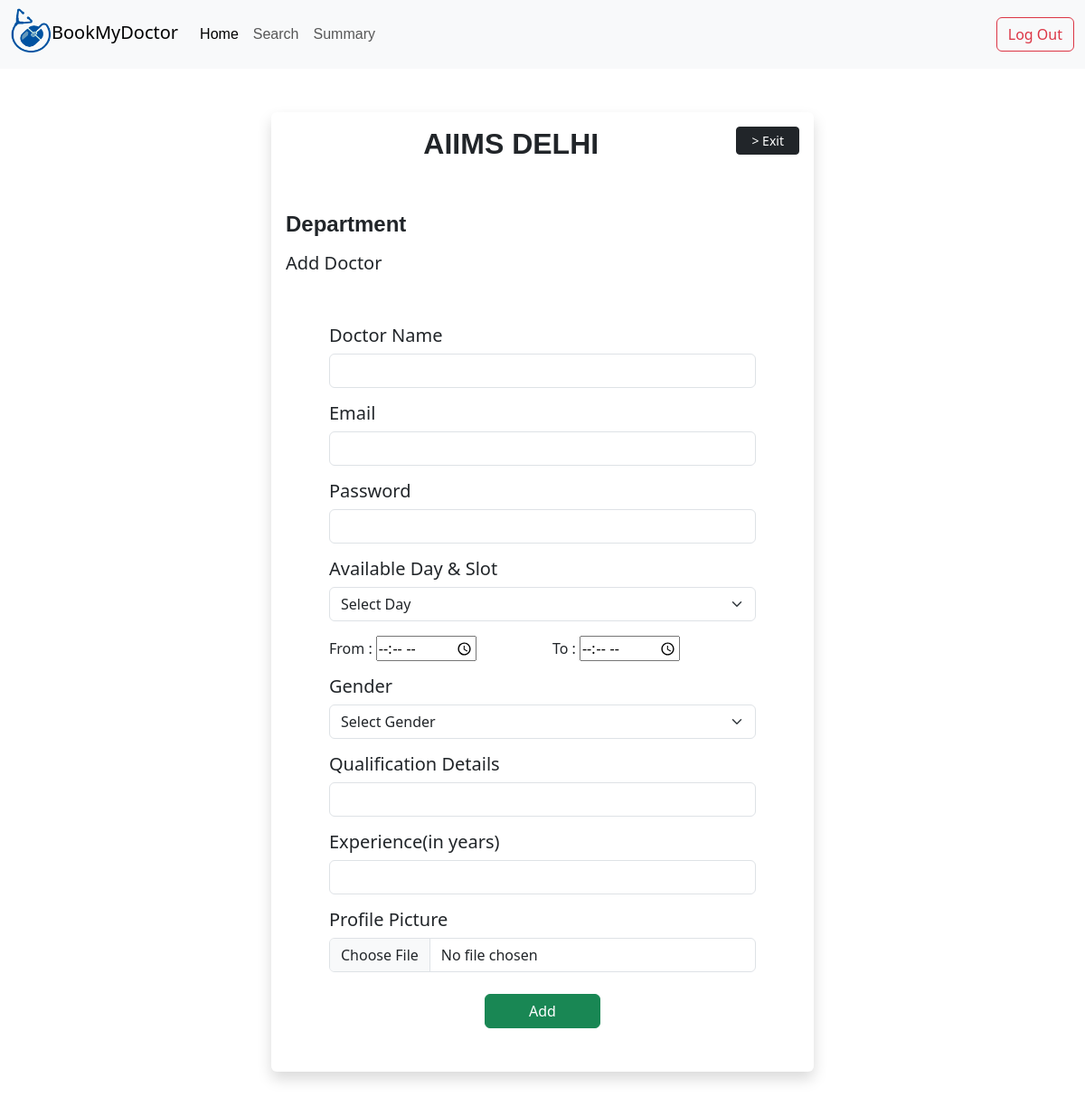
Page /H889e6/D7a5af/doctor/create on the earlier database version.
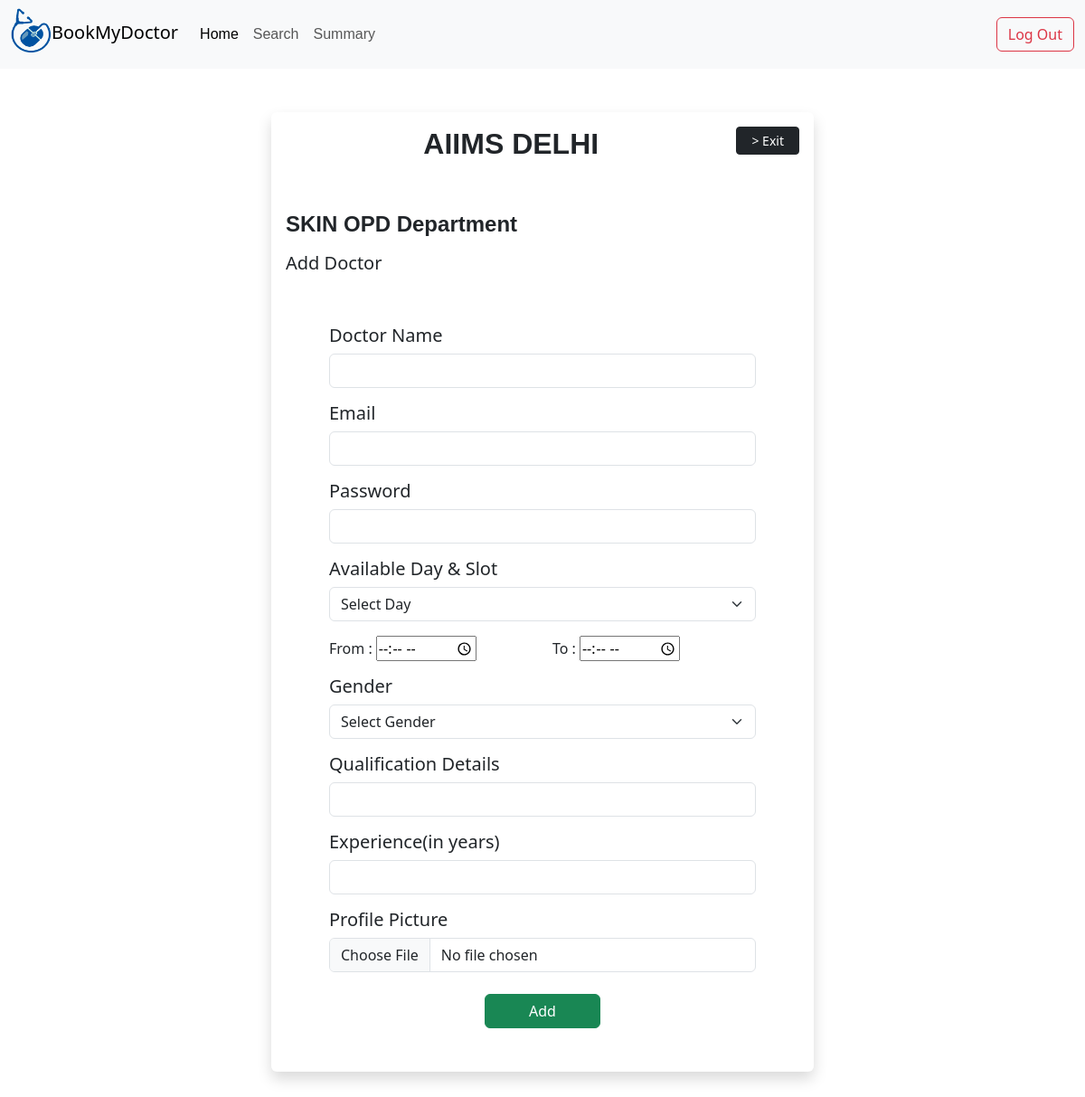
Same page on the later database version.
### application/models.py (models this page shows)
class Department(db.Model):
    id=db.Column(db.String(),primary_key=True)
    name=db.Column(db.String())
    nDoc=db.Column(db.Integer,default=0)
    rating=db.Column(db.Float)
    hid=db.Column(db.String(),db.ForeignKey('hospital.id'))
    deptdocs=db.relationship('Deptdoc',backref='department')

### application/controllers.py (the view, shortened to what this page needs)
@app.route('/<hid>/<deptid>/doctor/create',methods=['GET','POST'])
def docCreate(hid,deptid,modify=None):
    global days
    return render_template('doc_create.html',days=days,hospital=Hospital.query.get(hid),department=Department.query.get(deptid),modify=Doctor.query.get(modify))

### templates/doc_create.html (shortened to what this page needs)
{%extends 'adminbase.html'%}
{%block content%}
<div class="container col-6 shadow p-3 mb-5 bg-body rounded top-cont  pb-5 mt-5">
    <div class="text-center d-flex justify-content-between mb-5" >
        <h2 style="font-family: sans-serif; font-weight: bold;">{{hospital.name}}</h2>
    <div class="text-end"><a href="/admin/dashboard" type="button" class="btn btn-dark btn-sm px-3" id="form-slot-back"> > Exit</a></div>
    </div>
    <h4 class="pl-5" style="font-family: sans-serif; font-weight: bold;">{{department.name}} Department</h4>
        <h5 class="pt-2 pl-5">Add Doctor</h5>
    <div class="select-detail-hospital pt-5 px-5">
        <form action="/{{hospital.id}}/{{department.id}}/doctor/create" enctype="multipart/form-data" method="post">
            <div class="mb-3">
                <h5>Doctor Name</h5>
                <input name="name" type="text" class="form-control"  aria-describedby="NameHelp">
              </div>
              <div class="mb-3">
                <h5>Email</h5>
                <input name="email" type="email" class="form-control"  aria-describedby="NameHelp">
              </div>
              <div class="mb-3">
                <h5>Password</h5>
                <input name="pass" type="password" class="form-control"  aria-describedby="NameHelp">
              </div>
              <div class="mb-3">
                <h5>Available Day & Slot</h5>
                <select class="form-select" aria-label="Default select example" name='day' required>
                    <option value="" selected>Select Day</option>
                </select>
              </div>
              <div class="mb-3 d-flex justify-content-between">
                <div>
                  <label for="start">From : </label>
                <input id="start" type="time" name="from">
                </div>
                <div>
                  <label for="end">To : </label>
                <input id="end" type="time" name="to">
                </div>
              </div>
              <div class="mb-3">
                <h5>Gender</h5>
                <select class="form-select" aria-label="Default select example" name='gender' required>
                    <option value="" selected>Select Gender</option>
                </select>
              </div>
              <div class="mb-3">
                <h5>Qualification Details</h5>
                <input name="qual" type="textarea" class="form-control"  aria-describedby="NameHelp">
              </div>
              <div class="mb-3">
                <h5>Experience(in years)</h5>
                <input name="exp" type="number" class="form-control"  aria-describedby="NameHelp">
              </div>
              <div class="mb-3">
                <h5>Profile Picture</h5>
                    <input class="form-control" type="file" id="formFile" name="photo">
              </div>
              <div class="text-center mt-4"><button type="submit" class="btn btn-success px-5">Add</button></div>
            </form>
    </div>
</div>
{%endblock%}

Differences in the rows shown:
added Department: name "SKIN OPD"
